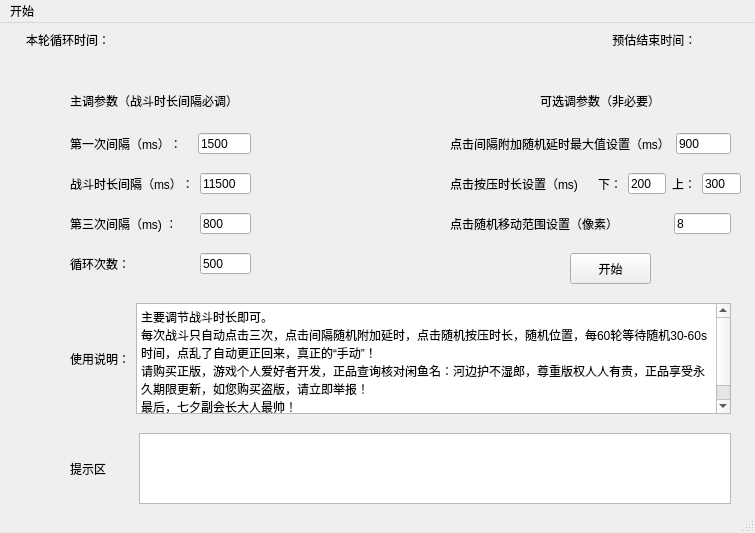
<?xml version="1.0" encoding="UTF-8"?>
<ui version="4.0">
 <class>MainWindow</class>
 <widget class="QMainWindow" name="MainWindow">
  <property name="geometry">
   <rect>
    <x>0</x>
    <y>0</y>
    <width>755</width>
    <height>533</height>
   </rect>
  </property>
  <property name="windowTitle">
   <string>七夕出品-阴阳师专用</string>
  </property>
  <widget class="QWidget" name="centralwidget">
   <widget class="QPushButton" name="pushButton_start">
    <property name="geometry">
     <rect>
      <x>570</x>
      <y>230</y>
      <width>81</width>
      <height>31</height>
     </rect>
    </property>
    <property name="text">
     <string>开始</string>
    </property>
   </widget>
   <widget class="QWidget" name="verticalLayoutWidget">
    <property name="geometry">
     <rect>
      <x>26</x>
      <y>6</y>
      <width>671</width>
      <height>22</height>
     </rect>
    </property>
    <layout class="QHBoxLayout" name="horizontalLayout">
     <item>
      <widget class="QLabel" name="label_3">
       <property name="text">
        <string>本轮循环时间：</string>
       </property>
      </widget>
     </item>
     <item>
      <spacer name="horizontalSpacer">
       <property name="orientation">
        <enum>Qt::Orientation::Horizontal</enum>
       </property>
       <property name="sizeHint" stdset="0">
        <size>
         <width>40</width>
         <height>20</height>
        </size>
       </property>
      </spacer>
     </item>
     <item>
      <widget class="QLabel" name="label_15">
       <property name="text">
        <string> 预估结束时间：</string>
       </property>
      </widget>
     </item>
    </layout>
   </widget>
   <widget class="QWidget" name="horizontalLayoutWidget_3">
    <property name="geometry">
     <rect>
      <x>70</x>
      <y>190</y>
      <width>181</width>
      <height>21</height>
     </rect>
    </property>
    <layout class="QHBoxLayout" name="horizontalLayout_4">
     <item>
      <widget class="QLabel" name="label_5">
       <property name="text">
        <string>第三次间隔（ms) ：     </string>
       </property>
      </widget>
     </item>
     <item>
      <widget class="QLineEdit" name="lineEdit_3">
       <property name="text">
        <string>800</string>
       </property>
      </widget>
     </item>
    </layout>
   </widget>
   <widget class="QWidget" name="horizontalLayoutWidget_4">
    <property name="geometry">
     <rect>
      <x>70</x>
      <y>230</y>
      <width>181</width>
      <height>21</height>
     </rect>
    </property>
    <layout class="QHBoxLayout" name="horizontalLayout_5">
     <item>
      <widget class="QLabel" name="label_2">
       <property name="text">
        <string>循环次数：                   </string>
       </property>
      </widget>
     </item>
     <item>
      <widget class="QLineEdit" name="lineEdit_circle">
       <property name="text">
        <string>500</string>
       </property>
      </widget>
     </item>
    </layout>
   </widget>
   <widget class="QWidget" name="horizontalLayoutWidget_6">
    <property name="geometry">
     <rect>
      <x>450</x>
      <y>190</y>
      <width>281</width>
      <height>21</height>
     </rect>
    </property>
    <layout class="QHBoxLayout" name="horizontalLayout_7">
     <item>
      <widget class="QLabel" name="label_9">
       <property name="text">
        <string>点击随机移动范围设置（像素）               </string>
       </property>
      </widget>
     </item>
     <item>
      <widget class="QLineEdit" name="lineEdit_4">
       <property name="text">
        <string>8</string>
       </property>
      </widget>
     </item>
    </layout>
   </widget>
   <widget class="QWidget" name="horizontalLayoutWidget_7">
    <property name="geometry">
     <rect>
      <x>450</x>
      <y>110</y>
      <width>281</width>
      <height>21</height>
     </rect>
    </property>
    <layout class="QHBoxLayout" name="horizontalLayout_8">
     <item>
      <widget class="QLabel" name="label_10">
       <property name="text">
        <string>点击间隔附加随机延时最大值设置（ms）</string>
       </property>
      </widget>
     </item>
     <item>
      <widget class="QLineEdit" name="lineEdit_5">
       <property name="text">
        <string>900</string>
       </property>
      </widget>
     </item>
    </layout>
   </widget>
   <widget class="QWidget" name="horizontalLayoutWidget_5">
    <property name="geometry">
     <rect>
      <x>450</x>
      <y>150</y>
      <width>291</width>
      <height>21</height>
     </rect>
    </property>
    <layout class="QHBoxLayout" name="horizontalLayout_6">
     <item>
      <widget class="QLabel" name="label_8">
       <property name="text">
        <string>点击按压时长设置（ms)    </string>
       </property>
      </widget>
     </item>
     <item>
      <widget class="QLabel" name="label_11">
       <property name="text">
        <string>下：</string>
       </property>
      </widget>
     </item>
     <item>
      <widget class="QLineEdit" name="lineEdit">
       <property name="text">
        <string>200</string>
       </property>
      </widget>
     </item>
     <item>
      <widget class="QLabel" name="label_12">
       <property name="text">
        <string>上：</string>
       </property>
      </widget>
     </item>
     <item>
      <widget class="QLineEdit" name="lineEdit_6">
       <property name="text">
        <string>300</string>
       </property>
      </widget>
     </item>
    </layout>
   </widget>
   <widget class="QWidget" name="horizontalLayoutWidget_8">
    <property name="geometry">
     <rect>
      <x>70</x>
      <y>280</y>
      <width>661</width>
      <height>111</height>
     </rect>
    </property>
    <layout class="QHBoxLayout" name="horizontalLayout_9">
     <item>
      <widget class="QLabel" name="label_13">
       <property name="text">
        <string>使用说明：</string>
       </property>
      </widget>
     </item>
     <item>
      <widget class="QPlainTextEdit" name="plainTextEdit">
       <property name="plainText">
        <string>主要调节战斗时长即可。
每次战斗只自动点击三次，点击间隔随机附加延时，点击随机按压时长，随机位置，每60轮等待随机30-60s时间，点乱了自动更正回来，真正的“手动”！
请购买正版，游戏个人爱好者开发，正品查询核对闲鱼名：河边护不湿郎，尊重版权人人有责，正品享受永久期限更新，如您购买盗版，请立即举报！
最后，七夕副会长大人最帅！</string>
       </property>
      </widget>
     </item>
    </layout>
   </widget>
   <widget class="QWidget" name="horizontalLayoutWidget_9">
    <property name="geometry">
     <rect>
      <x>70</x>
      <y>410</y>
      <width>661</width>
      <height>71</height>
     </rect>
    </property>
    <layout class="QHBoxLayout" name="horizontalLayout_10">
     <item>
      <widget class="QLabel" name="label_14">
       <property name="text">
        <string>提示区        </string>
       </property>
      </widget>
     </item>
     <item>
      <widget class="QPlainTextEdit" name="plainTextEdit_tip">
       <property name="plainText">
        <string/>
       </property>
      </widget>
     </item>
    </layout>
   </widget>
   <widget class="QWidget" name="verticalLayoutWidget_3">
    <property name="geometry">
     <rect>
      <x>540</x>
      <y>70</y>
      <width>131</width>
      <height>16</height>
     </rect>
    </property>
    <layout class="QVBoxLayout" name="verticalLayout_2">
     <item>
      <widget class="QLabel" name="label_6">
       <property name="text">
        <string>可选调参数（非必要）</string>
       </property>
      </widget>
     </item>
    </layout>
   </widget>
   <widget class="QWidget" name="verticalLayoutWidget_4">
    <property name="geometry">
     <rect>
      <x>70</x>
      <y>70</y>
      <width>181</width>
      <height>16</height>
     </rect>
    </property>
    <layout class="QVBoxLayout" name="verticalLayout_3">
     <item>
      <widget class="QLabel" name="label_7">
       <property name="text">
        <string>主调参数（战斗时长间隔必调）</string>
       </property>
      </widget>
     </item>
    </layout>
   </widget>
   <widget class="QWidget" name="horizontalLayoutWidget">
    <property name="geometry">
     <rect>
      <x>70</x>
      <y>150</y>
      <width>181</width>
      <height>21</height>
     </rect>
    </property>
    <layout class="QHBoxLayout" name="horizontalLayout_2">
     <item>
      <widget class="QLabel" name="label_4">
       <property name="text">
        <string>战斗时长间隔（ms）：</string>
       </property>
      </widget>
     </item>
     <item>
      <widget class="QLineEdit" name="lineEdit_2">
       <property name="text">
        <string>11500</string>
       </property>
      </widget>
     </item>
    </layout>
   </widget>
   <widget class="QWidget" name="horizontalLayoutWidget_2">
    <property name="geometry">
     <rect>
      <x>70</x>
      <y>110</y>
      <width>181</width>
      <height>21</height>
     </rect>
    </property>
    <layout class="QHBoxLayout" name="horizontalLayout_3">
     <item>
      <widget class="QLabel" name="label">
       <property name="text">
        <string>第一次间隔（ms）：   </string>
       </property>
      </widget>
     </item>
     <item>
      <widget class="QLineEdit" name="lineEdit_1">
       <property name="text">
        <string>1500</string>
       </property>
      </widget>
     </item>
    </layout>
   </widget>
  </widget>
  <widget class="QMenuBar" name="menubar">
   <property name="geometry">
    <rect>
     <x>0</x>
     <y>0</y>
     <width>755</width>
     <height>18</height>
    </rect>
   </property>
   <widget class="QMenu" name="menu_1">
    <property name="title">
     <string>开始</string>
    </property>
   </widget>
   <addaction name="menu_1"/>
  </widget>
  <widget class="QStatusBar" name="statusbar"/>
 </widget>
 <resources/>
 <connections/>
</ui>
